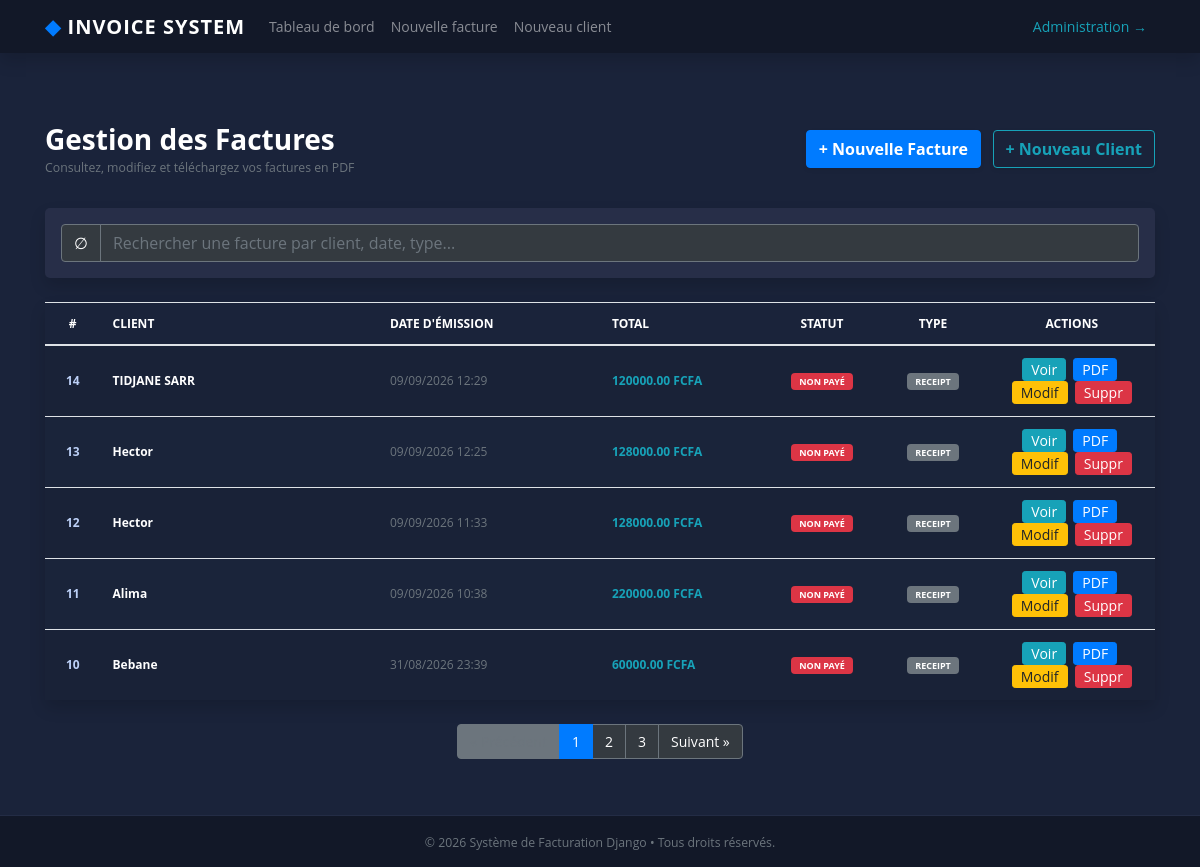
Before: / with the older database file.
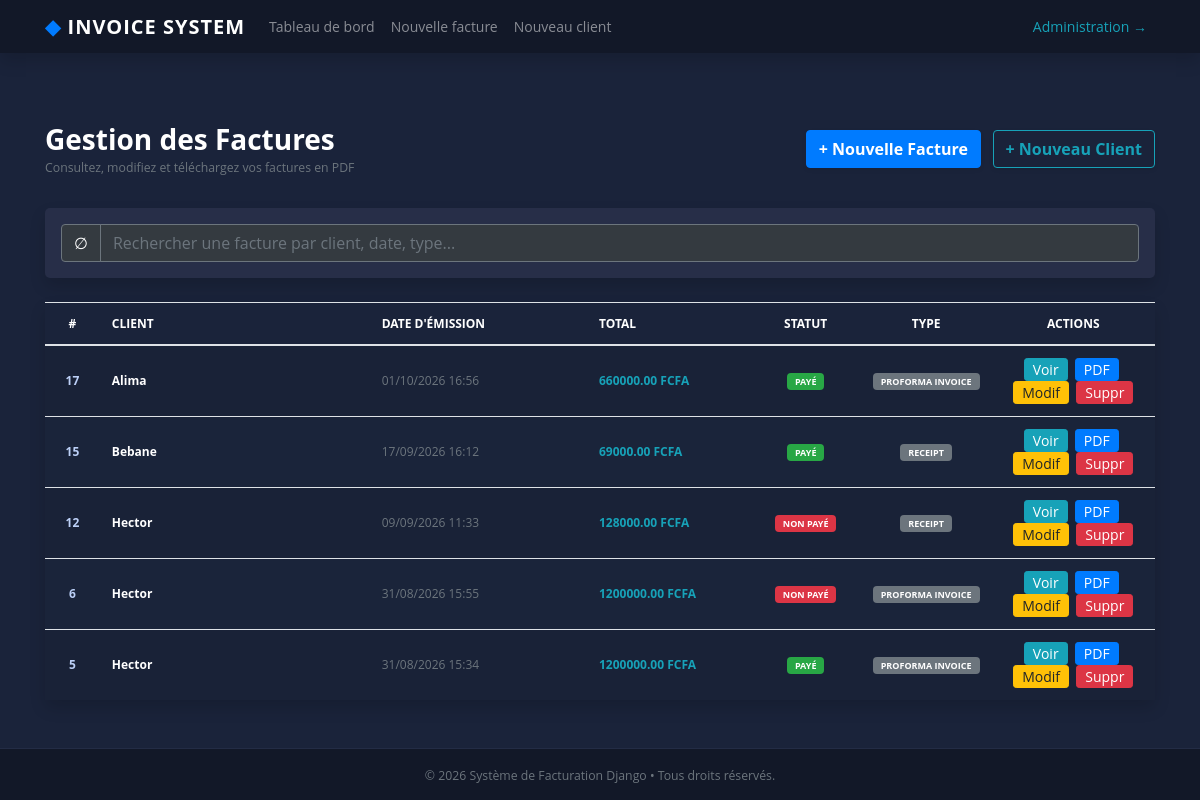
After: the same page with the newer database file.
### fact_app/models.py (models this page shows, shortened)
class Invoice(models.Model):
    INVOICE_TYPE_CHOICES = (
        ('R', 'RECEIPT'),
        ('P', 'PROFORMA INVOICE'),
        ('I', 'INVOICE'),
    )
    customer = models.ForeignKey(
        Customer,
        on_delete=models.PROTECT
    )
    save_by = models.ForeignKey(
        User,
        on_delete=models.PROTECT
    )
    invoice_date_time = models.DateTimeField(
        auto_now_add=True
    )
    total = models.DecimalField(
        max_digits=12,
        decimal_places=2
    )
    last_update_date = models.DateTimeField(
        null=True,
        blank=True
    )
    paid = models.BooleanField(default=False)
    invoice_type = models.CharField(
        max_length=1,
        choices=INVOICE_TYPE_CHOICES
    )
    comments = models.TextField(
        null=True,
        max_length=100,
        blank=True
    )
    class Meta:
        verbose_name = "Invoice"
        verbose_name_plural = "Invoices"
    @property
    def get_total(self):
        articles = self.article_set.all()
        if articles.exists():
            return sum(article.get_total for article in articles)
        return self.total or 0

class Customer(models.Model):
    SEX_TYPES = (
        ('M', 'Masculin'),
        ('F', 'Féminin'),
    )
    name = models.CharField(max_length=132)
    email = models.EmailField()
    phone = models.CharField(max_length=132)
    address = models.CharField(max_length=64)
    sex = models.CharField(max_length=1, choices=SEX_TYPES)
    age = models.CharField(max_length=12)
    city = models.CharField(max_length=32)
    zip_code = models.CharField(max_length=16)
    created_date = models.DateTimeField(auto_now=True)
    save_by = models.ForeignKey(
        User,
        on_delete=models.PROTECT
    )
    class Meta:
        verbose_name = "Customer"
        verbose_name_plural = "Customers"

class Article(models.Model):
    invoice = models.ForeignKey(
        Invoice,
        on_delete=models.CASCADE
    )
    name = models.CharField(max_length=32)
    quantity = models.IntegerField()
    unit_price = models.DecimalField(
        max_digits=100,
        decimal_places=2
    )
    total = models.DecimalField(
        max_digits=100,
        decimal_places=2
    )
    class Meta:
        verbose_name = 'Article'
        verbose_name_plural = 'Articles'
    @property
    def get_total(self):
        total =  self.quantity * self.unit_price
        return total

### fact_app/views.py (the view, shortened to what this page needs)
# urls.py: path('', views.HomeView.as_view(), name='home'),
class HomeView(View):
    template_name = 'index.html'
    def get(self, request, *args, **kwargs):
        invoices = Invoice.objects.select_related('customer', 'save_by').all().order_by('-invoice_date_time')
        items = pagination(request, invoices)
        return render(request, self.template_name, {'invoices': items})

### fact_app/utils.py (called while the page is built)
def pagination(request, invoices):
    default_page = 1
    page = request.GET.get('page', default_page)
    items_per_page = 5
    paginator = Paginator(invoices, items_per_page)
    try:
        items_page = paginator.page(page)
    except PageNotAnInteger:
        items_page = paginator.page(default_page)
    except EmptyPage:
        items_page = paginator.page(paginator.num_pages)
    return items_page

### templates/index.html (shortened to what the changed rows need)
{% extends "base.html" %}
{% load static %}
{% block content %}
<br><br>
<div class="card shadow border-0 mb-4" style="background-color: #272E48;">
   <div class="card-body p-0">
      <div class="table-responsive">
         <table class="table table-hover table-striped mb-0" style="color: #bcd0f7;">
            <thead style="background-color: #1a233a; color: #ffffff;">
               <tr>
                  <th scope="col" class="text-center" style="width: 5%;">#</th>
                  <th scope="col" style="width: 25%;">CLIENT</th>
                  <th scope="col" style="width: 20%;">DATE D'ÉMISSION</th>
                  <th scope="col" style="width: 15%;">TOTAL</th>
                  <th scope="col" class="text-center" style="width: 10%;">STATUT</th>
                  <th scope="col" class="text-center" style="width: 10%;">TYPE</th>
                  <th scope="col" class="text-center" style="width: 15%;">ACTIONS</th>
               </tr>
            </thead>
            <tbody id="myTable">
               {% for facture in invoices %}
               <tr>
                  <th scope="row" class="text-center align-middle font-weight-bold">{{ facture.pk }}</th>
                  <td class="align-middle font-weight-bold text-white">{{ facture.customer.name }}</td>
                  <td class="align-middle text-muted">{{ facture.invoice_date_time|date:"d/m/Y H:i" }}</td>
                  <td class="align-middle font-weight-bold text-info">{{ facture.get_total }} FCFA</td>
                  <td class="align-middle text-center">
                     {% if facture.paid %}
                        <span class="badge badge-success px-2 py-1">PAYÉ</span>
                     {% else %}
                        <span class="badge badge-danger px-2 py-1">NON PAYÉ</span>
                     {% endif %}
                  </td>
                  <td class="align-middle text-center">
                     <span class="badge badge-secondary px-2 py-1">{{ facture.get_invoice_type_display }}</span>
                  </td>
                  <td class="align-middle text-center">
                     <a href="{% url 'view-invoice' pk=facture.pk %}" title="Voir les détails" class="btn btn-sm btn-info py-0 px-2 mr-1">
                        Voir
                     </a>
                     <a href="{% url 'invoice-pdf' pk=facture.pk %}" title="Télécharger le PDF" class="btn btn-sm btn-primary py-0 px-2 mr-1">
                        PDF
                     </a>
                     <button type="button" class="btn btn-sm btn-warning py-0 px-2 mr-1 btn-invoice-mod"
                        data-toggle="modal" data-target="#modifier"
                        data-id="{{ facture.pk }}" data-customer="{{ facture.customer.name }}"
                        data-paid="{{ facture.paid|yesno:'True,False' }}">
                        Modif
                     </button>
                     <button type="button" class="btn btn-sm btn-danger py-0 px-2 btn-invoice-sup"
                        data-toggle="modal" data-target="#supprimer"
                        data-id="{{ facture.pk }}" data-customer="{{ facture.customer.name }}">
                        Suppr
                     </button>
                  </td>
               </tr>
               {% empty %}
               <tr>
                  <td colspan="7" class="text-center py-4 text-muted">
                     Aucune facture trouvée. Cliquez sur <strong>+ Nouvelle Facture</strong> pour commencer.
                  </td>
               </tr>
               {% endfor %}
            </tbody>
         </table>
      </div>
   </div>
</div>
{% if invoices.has_other_pages %}
<nav aria-label="Page navigation" class="d-flex justify-content-center my-4">
   <ul class="pagination">
      {% for page_number in invoices.paginator.page_range %}
         {% if invoices.number == page_number %}
         <li class="page-item active">
            <span class="page-link bg-primary border-primary">{{ page_number }}</span>
         </li>
         {% else %}
         <li class="page-item">
            <a class="page-link bg-dark text-white border-secondary" href="?page={{ page_number }}">{{ page_number }}</a>
         </li>
         {% endif %}
      {% endfor %}
      {% if invoices.has_next %}
      <li class="page-item">
         <a class="page-link bg-dark text-white border-secondary" href="?page={{ invoices.next_page_number }}" aria-label="Next">
            Suivant &raquo;
         </a>
      </li>
      {% else %}
      <li class="page-item disabled">
         <span class="page-link bg-secondary text-muted border-secondary">Suivant &raquo;</span>
      </li>
      {% endif %}
   </ul>
</nav>
{% endif %}
{% endblock content %}

Changed rows visible on the page:
removed Invoice: pk "14", customer.name "TIDJANE SARR", invoice_date_time "09/09/2026 12:29", get_total "120000.00", paid "NON PAYÉ", invoice_type "RECEIPT"
removed Invoice: pk "13", customer.name "Hector", invoice_date_time "09/09/2026 12:25", get_total "128000.00", paid "NON PAYÉ", invoice_type "RECEIPT"
removed Invoice: pk "11", customer.name "Alima", invoice_date_time "09/09/2026 10:38", get_total "220000.00", paid "NON PAYÉ", invoice_type "RECEIPT"
removed Invoice: pk "10", customer.name "Bebane", invoice_date_time "31/08/2026 23:39", get_total "60000.00", paid "NON PAYÉ", invoice_type "RECEIPT"
added Invoice: pk "17", customer.name "Alima", invoice_date_time "01/10/2026 16:56", get_total "660000.00", paid "PAYÉ", invoice_type "PROFORMA INVOICE"
added Invoice: pk "15", customer.name "Bebane", invoice_date_time "17/09/2026 16:12", get_total "69000.00", paid "PAYÉ", invoice_type "RECEIPT"
now on this page (row unchanged): Invoice: pk "6", customer.name "Hector", invoice_date_time "31/08/2026 15:55", get_total "1200000.00", paid "NON PAYÉ", invoice_type "PROFORMA INVOICE"
now on this page (row edited): Invoice: pk "5", customer.name "Hector", invoice_date_time "31/08/2026 15:34", get_total "1200000.00", paid "PAYÉ", invoice_type "PROFORMA INVOICE"
Other visible differences:
list line gone: "1"
list line gone: "2"
list line gone: "3"
text no longer shown: "Suivant »"
